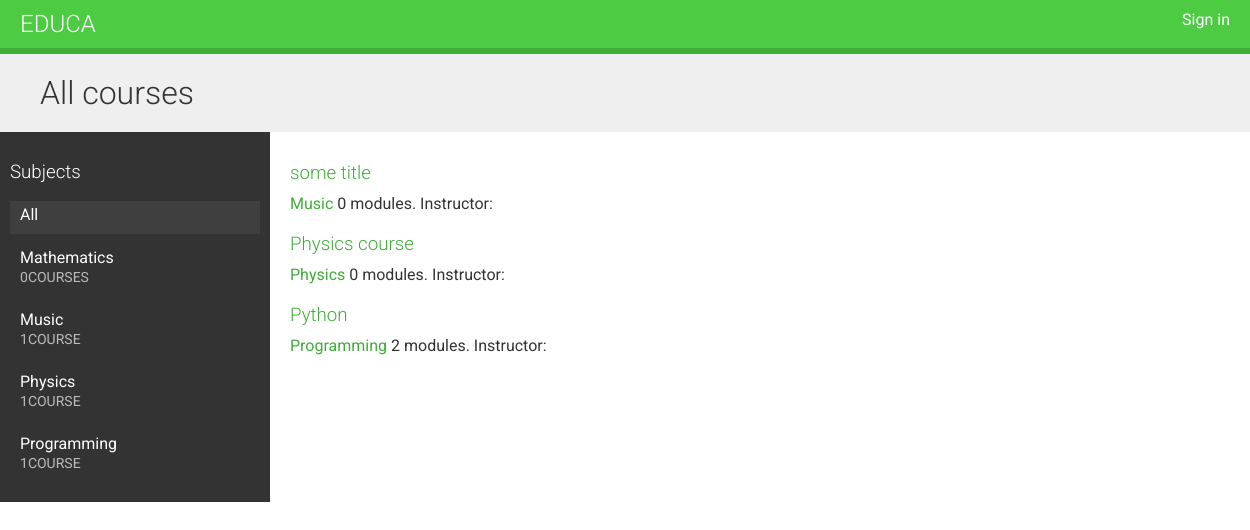
Before: / with the older database file.
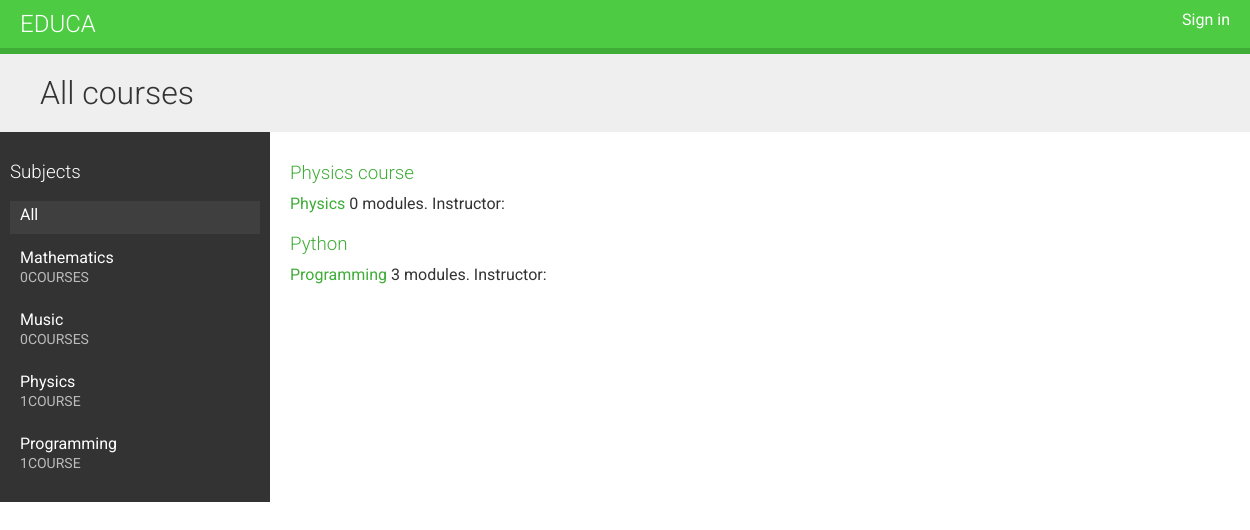
After: the same page with the newer database file.
### courses/models.py (models this page shows, shortened)
class Subject(models.Model):
    title = models.CharField(max_length=200)
    slug = models.SlugField(max_length=200, unique=True)
    class Meta:
        ordering = ["-title"]
    def __str__(self):
        return self.title

class Course(models.Model):
    owner = models.ForeignKey(User,
                              related_name='courses_created',
                              on_delete=models.CASCADE)
    subject = models.ForeignKey(Subject, related_name='courses',
                                on_delete=models.CASCADE)
    title = models.CharField(max_length=200)
    slug = models.SlugField(max_length=200, unique=True)
    overview = models.TextField()
    created = models.DateTimeField(auto_now_add=True)
    students = models.ManyToManyField(User, related_name='courses_joined',
                                      blank=True)
    class Meta:
        ordering = ['-created']

### courses/views.py (the view)
# urls.py: path('',CourseListView.as_view(), name='course_list'),
class CourseListView(TemplateResponseMixin, View):
    model = Course
    template_name = 'courses/course/list.html'
    def get(self, request, subject=None):
        subjects = Subject.objects.annotate(
            total_courses=Count('courses'))
        courses = Course.objects.annotate(
            total_modules=Count('modules'))
        if subject:
            subject = get_object_or_404(Subject, slug=subject)
            courses = courses.filter(subject=subject)
        return self.render_to_response({'subjects':subjects,
                                        'subject':subject,
                                        'courses':courses })

### courses/templates/courses/course/list.html (shortened to what this page needs)
{% extends "base.html" %}
 {% block content %}
 <h1>
    {% if subject %}
    {{ subject.title }} courses
    {% else %}
    All courses
    {% endif %}
 </h1>
 <div class="contents">
    <h3>Subjects</h3>
    <ul id="modules">
        <li {% if not subject %}class="selected"{% endif %}>
            <a href="{% url "course_list" %}">All</a>
        </li>
        {% for s in subjects %}
        <li {% if subject == s %} class="selected"{% endif %}>
            <a href="{% url "course_list_subject" s.slug %}">
                {{ s.title }}
                <br>
                <span>
                    {{ s.total_courses }}course{{ s.total_courses|pluralize}}
                </span>
            </a>
        </li>
        {% endfor %}
    </ul>
</div>
<div class="module">
    {% for course in courses %}
    {% with subject=course.subject %}
    <h3>
        <a href="{% url "course_detail" course.slug %}">
            {{ course.title }}
        </a>
    </h3>
    <p>
        <a href="{% url "course_list_subject" subject.slug %}">{{ subject }} </a>
        {{ course.total_modules }} modules.
        Instructor: {{ course.owner.get_full_name }}
    </p>
    {% endwith %}
    {% endfor %}
</div>
{% endblock %}

Changed rows visible on the page:
removed Course: title "some title", subject "Music", total_modules "0"
computed for Subject "Music": total_courses "1" → "0"
computed for Course "Python": total_modules "2" → "3"
